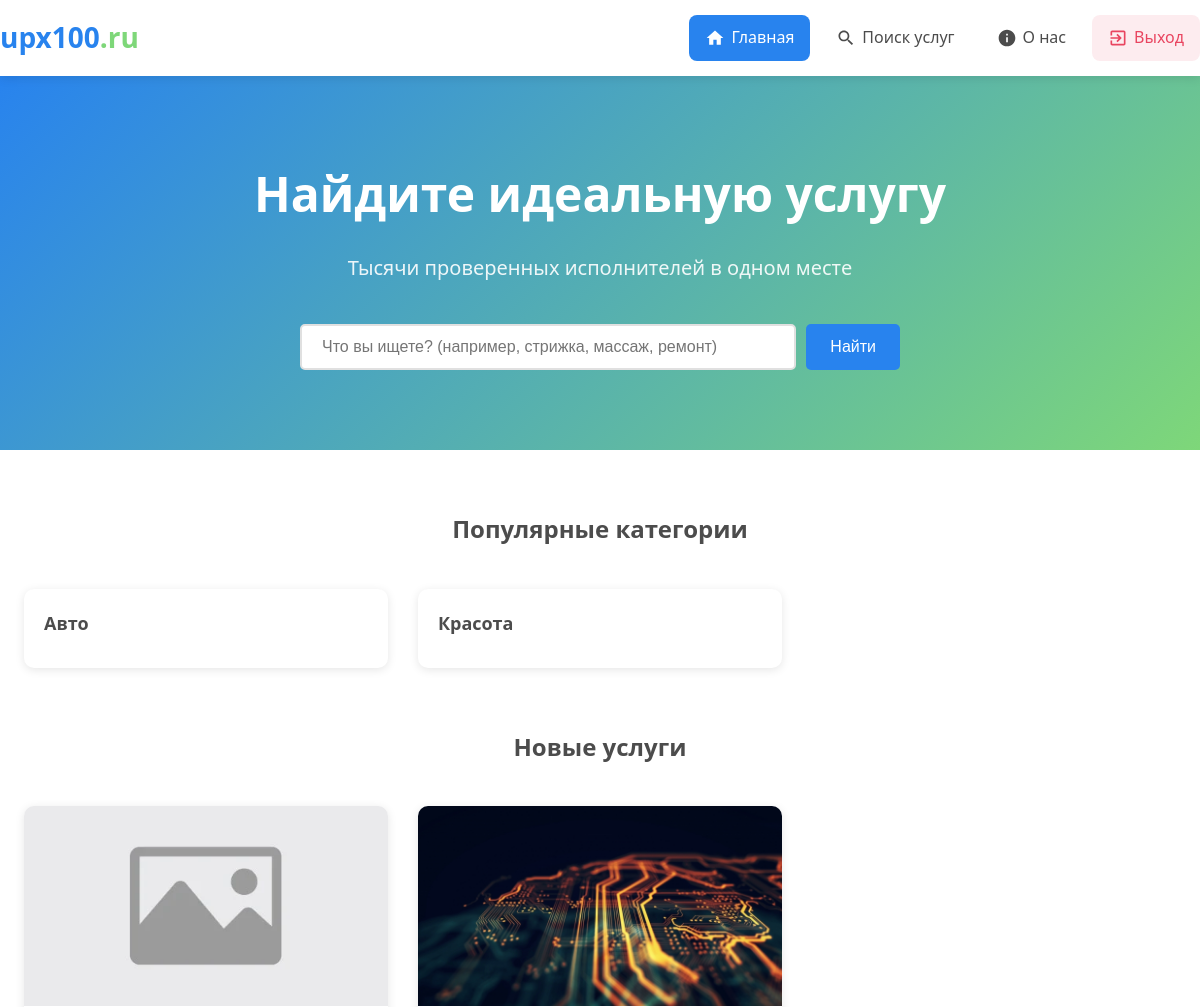
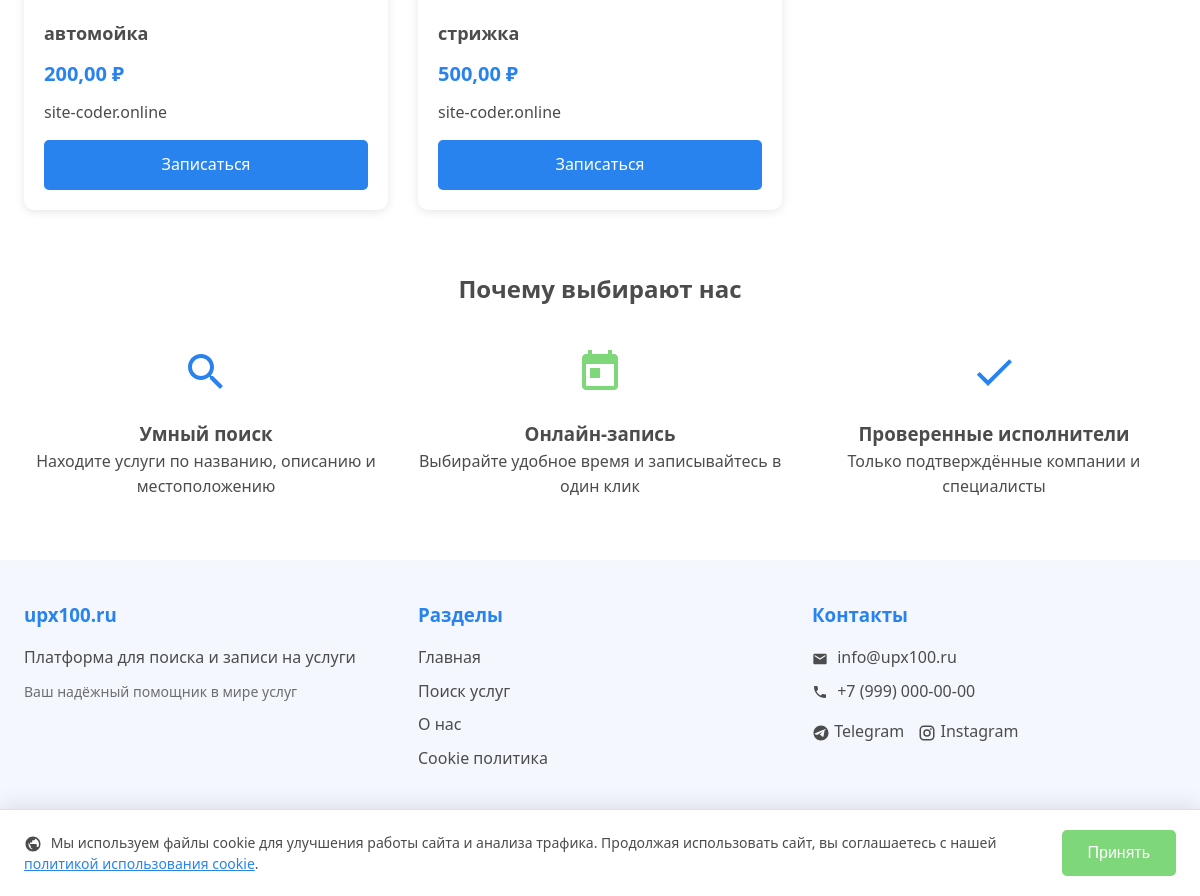
/ (signed in), run on the app's committed database (2 pictures, top to bottom).
### companies/models.py (models this page shows, shortened)
class Category(models.Model):
    name = models.CharField(
        max_length=100,
        unique=True,
        verbose_name='Название категории'
    )
    slug = models.SlugField(
        max_length=100,
        unique=True,
        verbose_name='Слаг'
    )
    icon = models.ImageField(
        upload_to='categories/icons/',
        blank=True,
        null=True,
        verbose_name='Иконка'
    )
    created_at = models.DateTimeField(
        auto_now_add=True,
        verbose_name='Дата создания'
    )
    class Meta:
        verbose_name = 'Категория'
        verbose_name_plural = 'Категории'
        ordering = ['name']

### business/models.py (models this page shows, shortened)
class Service(models.Model):
    company = models.ForeignKey(Company, on_delete=models.CASCADE, related_name='services', verbose_name="Компания")
    category = models.ForeignKey('companies.Category', on_delete=models.SET_NULL, null=True, blank=True, related_name='business_services', verbose_name="Категория")
    subcategory = models.ForeignKey('companies.Subcategory', on_delete=models.SET_NULL, null=True, blank=True, related_name='business_services', verbose_name="Подкатегория")
    employees = models.ManyToManyField(Employee, related_name='services', verbose_name="Сотрудники")
    name = models.CharField(max_length=200, verbose_name="Название услуги")
    description = models.TextField(blank=True, verbose_name="Описание")
    price = models.DecimalField(max_digits=10, decimal_places=2, verbose_name="Цена (руб)")
    duration = models.PositiveIntegerField(help_text="Длительность в минутах", verbose_name="Длительность (мин)", null=True, blank=True)
    photo = models.ImageField(upload_to='service_photos/', blank=True, null=True, verbose_name="Фото услуги")
    created_at = models.DateTimeField(auto_now_add=True)
    updated_at = models.DateTimeField(auto_now=True)
    payment_amount = models.DecimalField(max_digits=10, decimal_places=2, default=0, verbose_name="Сумма оплаты (руб/мес)")
    payment_due_date = models.DateTimeField(null=True, blank=True, verbose_name="Дата окончания оплаты")
    last_payment_date = models.DateTimeField(null=True, blank=True, verbose_name="Дата последней оплаты")
    class Meta:
        verbose_name = "Услуга"
        verbose_name_plural = "Услуги"

class Company(models.Model):
    owner = models.OneToOneField(settings.AUTH_USER_MODEL, on_delete=models.CASCADE, related_name='company')
    name = models.CharField(max_length=200, verbose_name="Название компании")
    description = models.TextField(blank=True, verbose_name="Описание")
    logo = models.ImageField(upload_to='company_logos/', blank=True, null=True, verbose_name="Логотип")
    photo = models.ImageField(upload_to='company_photos/', blank=True, null=True, verbose_name="Фото компании")
    address = models.CharField(max_length=300, verbose_name="Адрес")
    latitude = models.DecimalField(max_digits=9, decimal_places=6, blank=True, null=True, verbose_name="Широта")
    longitude = models.DecimalField(max_digits=9, decimal_places=6, blank=True, null=True, verbose_name="Долгота")
    phone = models.CharField(max_length=20, blank=True, verbose_name="Телефон")
    email = models.EmailField(blank=True, verbose_name="Email")
    is_verified = models.BooleanField(default=False, verbose_name="Проверена модератором")
    created_at = models.DateTimeField(auto_now_add=True)
    updated_at = models.DateTimeField(auto_now=True)
    class Meta:
        verbose_name = "Компания"
        verbose_name_plural = "Компании"

### dashboard/views.py (the view)
# urls.py: path('', home_view, name='home'),
def home_view(request):
    categories = Category.objects.all()[:6]
    services = Service.objects.select_related('company').filter(
        payment_due_date__gt=timezone.now(),  # Оплата активна
        payment_due_date__isnull=False,  # Есть дата оплаты
        company__is_verified=True
    ).order_by('-created_at')[:6]
    context = {
        'categories': categories,
        'services': services,
    }
    return render(request, 'home.html', context)

### accounts/models.py (called while the page is built)
    def is_entrepreneur(self):
        return self.role == 'entrepreneur'

### templates/home.html (shortened to what this page needs)
{% extends 'base.html' %}
{% load static %}
{% block content %}
<section class="hero">
    <div class="container">
        <h1 class="hero__title">Найдите идеальную услугу</h1>
        <p class="hero__subtitle">Тысячи проверенных исполнителей в одном месте</p>
        <form action="{% url 'search:search' %}" method="get" class="search-form">
            <input type="text" name="q" class="search-form__input" placeholder="Что вы ищете? (например, стрижка, массаж, ремонт)">
            <button type="submit" class="btn btn--green">Найти</button>
        </form>
    </div>
</section>
<section class="container" style="margin-top: 60px;">
    <h2 style="text-align: center; margin-bottom: 30px;">Популярные категории</h2>
    <div class="cards-grid">
        {% for category in categories %}
        <a href="{% url 'search:search' %}?category={{ category.slug }}" class="card">
            <div class="card__content">
                <h3 class="card__title">{{ category.name }}</h3>
            </div>
        </a>
        {% empty %}
        <p style="text-align: center; grid-column: 1/-1;">Категории пока не добавлены</p>
        {% endfor %}
    </div>
</section>
<section class="container" style="margin-top: 60px;">
    <h2 style="text-align: center; margin-bottom: 30px;">Новые услуги</h2>
    <div class="cards-grid">
        {% for service in services %}
        <div class="card">
            {% if service.photo %}
                <img src="{{ service.photo.url }}" alt="{{ service.name }}" class="card__image">
            {% else %}
                <img src="{% static 'img/no_img.webp' %}" alt="{{ service.name }}" class="card__image">
            {% endif %}
            <div class="card__content">
                <h3 class="card__title">{{ service.name }}</h3>
                <p class="card__price">{{ service.price }} ₽</p>
                <p>{{ service.company.name }}</p>
                <a href="{% url 'client:service_detail' service_id=service.pk %}" class="btn btn--blue" style="margin-top: 15px; width: 100%;">Записаться</a>
            </div>
        </div>
        {% empty %}
        <p style="text-align: center; grid-column: 1/-1;">Услуги пока не добавлены</p>
        {% endfor %}
    </div>
</section>
<section class="container" style="margin-top: 60px; margin-bottom: 60px;">
    <h2 style="text-align: center; margin-bottom: 40px;">Почему выбирают нас</h2>
    <div style="display: grid; grid-template-columns: repeat(auto-fit, minmax(250px, 1fr)); gap: 30px;">
        <div style="text-align: center;">
            <h3>Умный поиск</h3>
            <p>Находите услуги по названию, описанию и местоположению</p>
        </div>
        <div style="text-align: center;">
            <svg viewBox="0 0 24 24" style="width:48px;height:48px;color: var(--green);margin-bottom: 15px;fill:currentColor;"><path d="M19 3h-1V1h-2v2H8V1H6v2H5c-1.11 0-1.99.9-1.99 2L3 19c0 1.1.89 2 2 2h14c1.1 0 2-.9 2-2V5c0-1.1-.9-2-2-2zm0 16H5V8h14v11zM7 10h5v5H7z"/></svg>
            <h3>Онлайн-запись</h3>
            <p>Выбирайте удобное время и записывайтесь в один клик</p>
        </div>
        <div style="text-align: center;">
            <svg viewBox="0 0 24 24" style="width:48px;height:48px;color: var(--blue);margin-bottom: 15px;fill:currentColor;"><path d="M9 16.17L4.83 12l-1.42 1.41L9 19 21 7l-1.41-1.41z"/></svg>
            <h3>Проверенные исполнители</h3>
            <p>Только подтверждённые компании и специалисты</p>
        </div>
    </div>
</section>
{% endblock %}

### static/css/style.css (style rules this page uses)
:root { --primary-gray: #4c4c4c; --blue: #2883ee; --blue-hover: #1B76E0; --gray-light: #f4f7fe; --green: #7ed779; --green-hover: #6dc669; --color-white: #ffffff; --color-text: #4c4c4c; --color-border: #e0e0e0; --color-dark: #1a1a2e; }
* { margin: 0; padding: 0; box-sizing: border-box; }
body { font-family: 'Segoe UI', Tahoma, Geneva, Verdana, sans-serif; background-color: var(--color-white); color: var(--primary-gray); line-height: 1.6; }
a { text-decoration: none; color: var(--blue); transition: color 0.3s ease; }
.container { max-width: 1200px; margin: 0 auto; padding: 0 1.5rem; }
.btn { display: inline-block; padding: 12px 24px; border: none; border-radius: 5px; cursor: pointer; font-size: 16px; font-weight: 500; transition: all 0.3s ease; text-align: center; }
.btn--blue { background-color: var(--blue); color: var(--color-white); }
.btn--green { background-color: var(--green); color: var(--color-white); border: 2px solid var(--green); }
.search-form { display: flex; gap: 10px; max-width: 600px; margin: 0 auto; }
.search-form__input { flex: 1; padding: 12px 20px; border: 2px solid var(--color-border); border-radius: 5px; font-size: 16px; outline: none; }
.search-form button { background-color: var(--blue); color: var(--color-white); border: none; }
.card { background-color: var(--color-white); border-radius: 10px; box-shadow: 0 2px 10px rgba(0, 0, 0, 0.1); overflow: hidden; transition: transform 0.3s ease, box-shadow 0.3s ease; display: flex; flex-direction: column; }
.card__image { width: 100%; height: 200px; object-fit: cover; }
.card__content { padding: 20px; flex: 1; display: flex; flex-direction: column; }
.card__content .btn { margin-top: auto; }
.card__title { font-size: 18px; margin-bottom: 10px; color: var(--color-text); }
.card__price { font-size: 20px; font-weight: bold; color: var(--blue); margin-bottom: 10px; }
.cards-grid { display: grid; grid-template-columns: repeat(auto-fill, minmax(300px, 1fr)); gap: 30px; margin: 40px 0; }
.hero { background: linear-gradient(135deg, var(--blue), var(--green)); color: var(--color-white); padding: 80px 0; text-align: center; }
.hero__title { font-size: 48px; margin-bottom: 20px; }
.hero__subtitle { font-size: 20px; margin-bottom: 40px; opacity: 0.9; }

### data on the page
Category: name "Авто"
Category: name "Красота"
Service: name "автомойка", price "200,00", company.name "site-coder.online"
Service: photo (picture), name "стрижка", price "500,00", company.name "site-coder.online"
